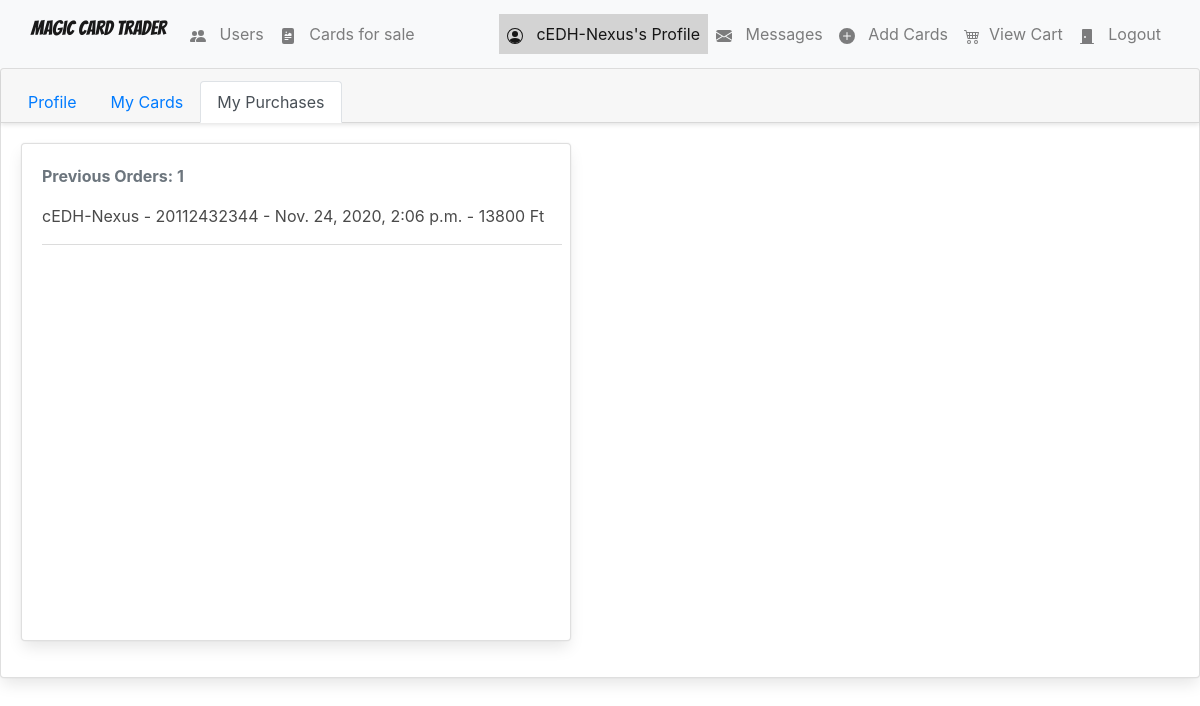
/profile_purchases/ (signed in), run on an earlier commit of the app's database.
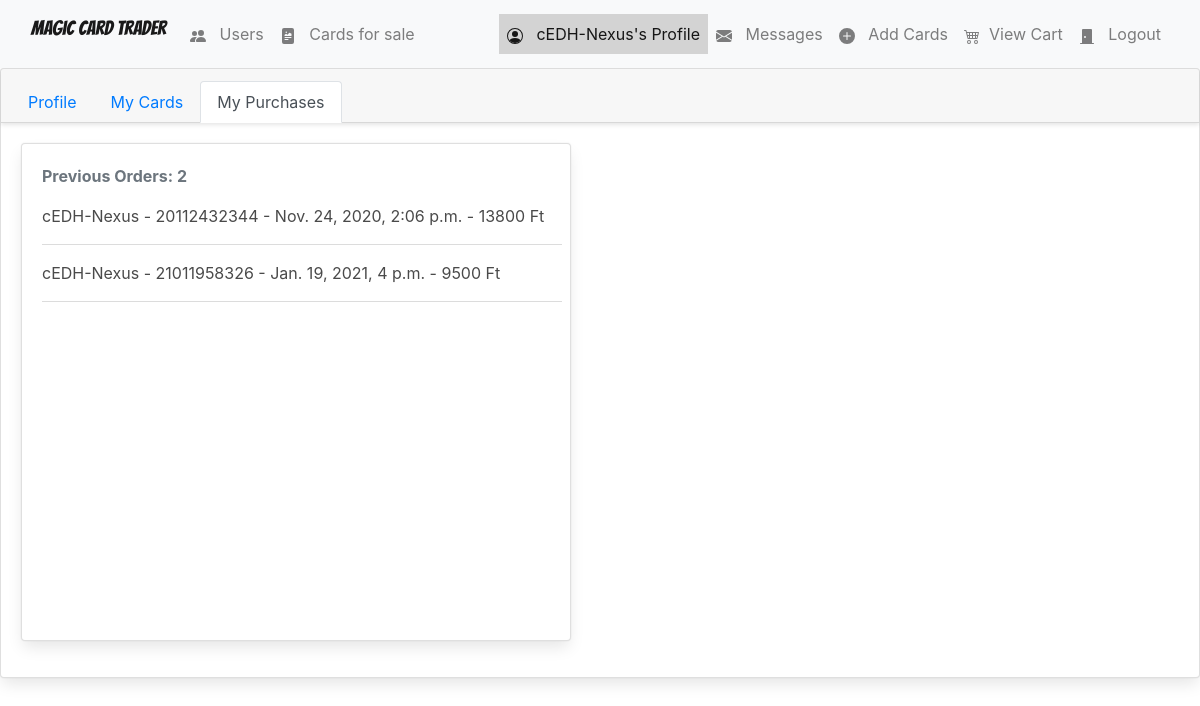
And on a later commit of the database.
### Magic/models.py (models this page shows, shortened)
class Profile(models.Model):
    user = models.OneToOneField(User, on_delete=models.CASCADE, unique=True)
    user_photo = models.FileField(upload_to='profile_images', default='profile_images/default-profile-picture.jpg')
    date_registered = models.DateTimeField(auto_now_add=True, blank=True)
    address = models.ForeignKey('Address', on_delete=models.SET_NULL, blank=True, null=True)
    def __str__ (self):
        return self.user.username

### shopping_cart/models.py (models this page shows, shortened)
class Order(models.Model):
    ref_code = models.CharField(max_length=15)
    owner = models.ForeignKey(Profile, on_delete=models.SET_NULL, null=True)
    is_ordered = models.BooleanField(default=False)
    items = models.ManyToManyField(OrderItem)
    date_ordered = models.DateTimeField(auto_now=True)
    address = models.ForeignKey(Address, on_delete=models.SET_NULL, blank=True, null=True)
    payment = models.ForeignKey('Payment', on_delete=models.SET_NULL, blank=True, null=True)
    def __str__(self):
        return "{} - {}".format(self.owner, self.ref_code)

class Payment(models.Model):
    stripe_charge_id = models.CharField(max_length=50)
    user = models.ForeignKey(User, on_delete=models.SET_NULL, blank=True, null=True)
    amount = models.IntegerField()
    timestamp = models.DateTimeField(auto_now_add=True)
    class Meta:
        ordering = ['-timestamp']

### users/views.py (the view)
# urls.py: re_path(r'^profile_purchases/$', UsersView.profile_purchases, name="profile_purchases"),
@login_required
def profile_purchases(request):
    user = request.user
    context = {
        'nbar': 'profile_purchases',
    }
    return render(request, 'users/profile_purchases.html', context)

### direct_messages/models.py (called while the page is built)
    def get_messages(user):
        users = []
        messages = Message.objects.filter(user=user).values('to_user').annotate(last=Max('date')).order_by('-last')
        for message in messages:
            users.append({
                'user': User.objects.get(pk=message['to_user']),
                'unread': Message.objects.filter(user=user, to_user__pk=message['to_user'], is_read=False).count()
            })
        return users

### direct_messages/templatetags/messages_template_tags.py (called while the page is built)
@register.filter
def unread_message_counter(user):
    if user.is_authenticated:
        total_unread = 0
        messages = Message.get_messages(user=user)
        for message in messages:
            total_unread = total_unread + message['unread']
        return total_unread

### shopping_cart/templatetags/shopping_cart_template_tags.py (called while the page is built)
@register.filter
def cart_item_counter(user):
    if user.is_authenticated:
        qs = Order.objects.filter(is_ordered=False, owner=user.profile)
        if qs.exists():
            return qs[0].items.count()
    return 0

### users/templates/users/profile_purchases.html (shortened to what this page needs)
{% extends 'magic/base.html' %}
{% load crispy_forms_tags %}
{% block body %}
<div class="card">
    <div class="card-header">
      <ul class="nav nav-tabs card-header-tabs">
        <li class="nav-item">
          <a href="{% url 'Magic:profile' %}" class="nav-link {% if nbar == 'profile' %} active {% endif %}">Profile</a>
        </li>
        <li class="nav-item">
          <a href="{% url 'Magic:profile_cards' %}" class="nav-link {% if nbar == 'profile_cards' %} active {% endif %}">My Cards</a>
        </li>
        <li class="nav-item">
          <a href="{% url 'Magic:profile_purchases' %}" class="nav-link {% if nbar == 'profile_purchases' %} active {% endif %}">My Purchases</a>
        </li>
      </ul>
    </div>
    <div class="card-body">
        <div class="card mb-3" style="max-width: 550px; max-height: 500px;">
            <div class="row no-gutters">
              <div class="col-md-8">
                <div class="card-body">
                    <p class="text-secondary basic-text">Previous Orders: {{ user.profile.order_set.count }} </p>
                    <ul style="overflow-y: scroll; height: 400px; width: 520px;">
                        {% for order in user.profile.order_set.all %}
                        <li class="">
                            {{ order }} - {{ order.date_ordered }} - {{ order.payment.amount }} Ft
                            <hr>
                        </li>
                        {% endfor %}
                    </ul>
                </div>
              </div>
            </div>
          </div>
    </div>
  </div>
{% endblock %}

### Magic/templates/magic/base.html (shortened to what the changed rows need)
{% load static %}
{% load crispy_forms_tags %}
{% load shopping_cart_template_tags %}
{% load messages_template_tags %}
<!DOCTYPE html>
<html lang="en">
    <head>
        <link rel="stylesheet" href="https://cdn.jsdelivr.net/npm/bulma@0.9.1/css/bulma.min.css">
        <link rel="stylesheet" href="https://stackpath.bootstrapcdn.com/bootstrap/4.5.2/css/bootstrap.min.css">
        <link rel="stylesheet" type="text/css" href="{% static 'magic/style.css' %}" />
    </head>
    <body data-spy="scroll" data-target="#list-example">
        <nav class="navbar navbar-inverse navbar navbar-expand-lg navbar-light bg-light">
            <div class="container-fluid">
                <div class="collapsable navbar-collapse" id="navbarSupportedContent">
                    {% if nbar == 'cards' %}
                            {% load crispy_forms_tags %}
                    {% endif %}
                    {% if nbar == 'users' %}
                        {% load crispy_forms_tags %}
                    {% endif %}
                    <ul class="nav navbar-nav navbar-right">
                        {% if request.user.is_authenticated %}
                            <li class="{% if nbar == 'profile' %} active  {% elif nbar == 'profile_cards' %} active {% elif nbar == 'profile_purchases' %} active {% endif %} nav-item">
                                <a href="{% url 'profile' %}" class="nav-link">
                                    <span class="glyphicon glyphicon-user" aria-hidden="true">
                                    </span>&nbsp; {{ request.user }}'s Profile
                                </a>
                            </li>
                            <li class="{% if nbar == 'messages' %} active {% endif %} nav-item">
                                <a href="{% url 'Magic:inbox' %}" class="nav-link">
                                    <span class="glyphicon glyphicon-plus" aria-hidden="true">
                                    </span>&nbsp;
                                    Messages
                                </a>
                            </li>
                            <li class="{% if nbar == 'add_cards' %} active {% endif %} nav-item">
                                <a href="{% url 'Magic:card_add' %}" class="nav-link">
                                    <span class="glyphicon glyphicon-plus" aria-hidden="true">
                                        <svg width="1em" height="1em" viewBox="0 0 16 16" class="bi bi-plus-circle-fill" fill="currentColor" xmlns="http://www.w3.org/2000/svg">
                                            <path fill-rule="evenodd" d="M16 8A8 8 0 1 1 0 8a8 8 0 0 1 16 0zM8.5 4.5a.5.5 0 0 0-1 0v3h-3a.5.5 0 0 0 0 1h3v3a.5.5 0 0 0 1 0v-3h3a.5.5 0 0 0 0-1h-3v-3z"/>
                                        </svg>
                                    </span>&nbsp; Add Cards
                                </a>
                            </li>
                            <li class="{% if nbar == 'order-summary' %} active {% endif %} nav-item">
                                <a href="{% url 'Magic:order_summary' %}" class="nav-link">
                                    <span aria-hidden="true">
                                    </span>&nbsp;View Cart
                                </a>
                            </li>
                            <li class="">
                                <a href="{% url 'logout' %}" class="nav-link">
                                    <span class="glyphicon glyphicon-off" aria-hidden="true">
                                        <svg width="1em" height="1em" viewBox="0 0 16 16" class="bi bi-door-closed-fill" fill="currentColor" xmlns="http://www.w3.org/2000/svg">
                                            <path fill-rule="evenodd" d="M4 1a1 1 0 0 0-1 1v13H1.5a.5.5 0 0 0 0 1h13a.5.5 0 0 0 0-1H13V2a1 1 0 0 0-1-1H4zm2 9a1 1 0 1 0 0-2 1 1 0 0 0 0 2z"/>
                                        </svg>
                                    </span>&nbsp; Logout
                                </a>
                            </li>
                        {% endif %}
                    </ul>
                </div>
            </div>
        </nav>
        {% block body %}
        {% endblock %}
    </body>
</html>

What changed in the data, as far as the page shows it:
added Order: owner+ref_code "cEDH-Nexus - 21011958326", date_ordered "Jan. 19, 2021, 4 p.m.", payment.amount "9500"
Also different on the page:
{{ user.profile.order_set.count }}: "1" → "2"
